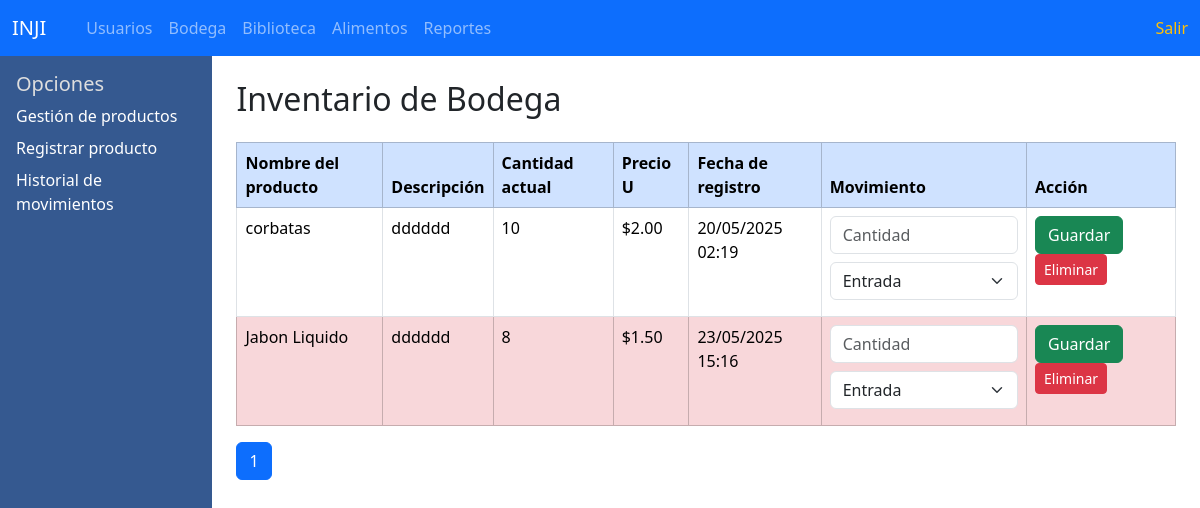
/departamentos/bodega/bodega.php?vista=productos (signed in), run on the app's committed database.
### tables this page shows
CREATE TABLE `productos_bodega` (
  `id` int UNSIGNED NOT NULL,
  `nombre` varchar(100) NOT NULL,
  `descripcion` text,
  `cantidad` int NOT NULL DEFAULT '0',
  `creado_en` timestamp NOT NULL DEFAULT CURRENT_TIMESTAMP,
  `precio` decimal(10,2) NOT NULL DEFAULT '0.00'
);

### departamentos/bodega/bodega.php (the view, shortened to what this page needs)
<?php
include '../../header.php';
?>
<!DOCTYPE html>
<html lang="es">
<head>
  <link rel="stylesheet" href="style.css">
  <link href="https://cdn.jsdelivr.net/npm/bootstrap@5.3.3/dist/css/bootstrap.min.css" rel="stylesheet">
</head>
<body>
<div class="d-flex">
  <div class="sidebar p-3" style="width: 250px; min-height: 100vh;">
    <h5>Opciones</h5>
    <a class="d-block mb-2" href="?vista=productos">Gestión de productos</a>
    <a class="d-block mb-2" href="?vista=registro">Registrar producto</a>
    <a class="d-block mb-2" href="?vista=movimientos">Historial de movimientos</a>
  </div>
  <div class="main-content flex-grow-1 p-4">
    <?php
    $vista = $_GET['vista'] ?? 'inicio';
    if ($vista === 'registro') {
    ?>
      <h2>Registrar Nuevo Producto</h2>
      <form action="guardar_producto.php" method="POST" class="mt-4">
        <div class="mb-3">
          <label for="nombre" class="form-label">Nombre del producto</label>
          <input type="text" name="nombre" id="nombre" class="form-control" required>
        </div>
        <div class="mb-3">
          <label for="descripcion" class="form-label">Descripción</label>
          <input type="text" name="descripcion" id="descripcion" class="form-control" required>
        </div>
        <div class="mb-3">
          <label for="cantidad" class="form-label">Cantidad inicial</label>
          <input type="number" name="cantidad" id="cantidad" class="form-control" required>
        </div>
        <div class="mb-3">
          <label for="precio" class="form-label">Precio</label>
          <input type="number" step="0.01" name="precio" id="precio" class="form-control" required>
        </div>
        <button type="submit" class="btn btn-primary">Guardar producto</button>
      </form>
    <?php
    } elseif ($vista === 'productos') {
            $productosPorPagina = 2;
            $pagina = isset($_GET['pagina']) ? (int)$_GET['pagina'] : 1;
            $inicio = ($pagina - 1) * $productosPorPagina;
            $totalProductosQuery = "SELECT COUNT(*) AS total FROM productos_bodega";
            $totalProductosResult = mysqli_query($conexion, $totalProductosQuery);
            $totalProductos = mysqli_fetch_assoc($totalProductosResult)['total'];
            $totalPaginas = ceil($totalProductos / $productosPorPagina);
            $sql = "SELECT * FROM productos_bodega LIMIT $inicio, $productosPorPagina";
            $result = mysqli_query($conexion, $sql);
    ?>
      <h2>Inventario de Bodega</h2>
      <table class="table table-bordered table-hover mt-4">
      <thead class="table-primary">
    <tr>
      <th>Nombre del producto</th>
      <th>Descripción</th>
      <th>Cantidad actual</th>
      <th>Precio U</th>
      <th>Fecha de registro</th>
      <th>Movimiento</th>
      <th>Acción</th>
    </tr>
  </thead>
  <tbody>
<?php
if (mysqli_num_rows($result) > 0) {
  while ($row = mysqli_fetch_assoc($result)) {
    $stock_bajo = $row['cantidad'] <= 9;
    $clase = $stock_bajo ? 'table-danger' : '';
    echo "<tr class='$clase'>";
    echo "<td>" . htmlspecialchars($row['nombre']) . "</td>";
    echo "<td>" . htmlspecialchars($row['descripcion']) . "</td>";
    echo "<td>" . htmlspecialchars($row['cantidad']) . "</td>";
    echo "<td>$" . number_format($row['precio'], 2) . "</td>";
    echo "<td>" . date('d/m/Y H:i', strtotime($row['creado_en'])) . "</td>";
    ?>
    <form action="actualizar_producto.php" method="POST">
      <td>
        <input type="number" class="form-control mb-2" name="cantidad_movimiento" placeholder="Cantidad" required>
        <select name="tipo_movimiento" class="form-select mb-2" required>
          <option value="entrada">Entrada</option>
        </select>
      </td>
      <td>
        <button class="btn btn-success" type="submit">Guardar</button>
        <a href="Eliminar_producto.php?id=<?= $row['id'] ?>" class="btn btn-danger btn-sm">Eliminar</a>
      </td>
    </form>
    <?php
    echo "</tr>";
  }
} else {
  echo "<tr><td colspan='7'>No hay productos disponibles</td></tr>";
}
?>
</tbody>
</table>
<nav>
  <ul class="pagination">
    <?php for ($i = 1; $i <= $totalPaginas; $i++): ?>
      <li class="page-item <?= ($i == $pagina) ? 'active' : '' ?>">
        <a class="page-link" href="?vista=productos&pagina=<?= $i ?>"><?= $i ?></a>
      </li>
    <?php endfor; ?>
  </ul>
</nav>
            <?php
            }elseif($vista === 'movimientos') {
              include 'historial_movimientos.php';
            } else {
            ?>
            <h2>Bienvenido al área de Bodega</h2>
            <p>Utiliza el menú lateral para gestionar o registrar productos.</p>
            <?php } ?>
  </div>
</div>
</body>
</html>

### departamentos/bodega/style.css (style rules this page uses)
body { height: 100vh; overflow: hidden; }
.sidebar { width: 220px; background-color: #0d387ad4; color: rgb(222, 222, 222); padding: 1rem; height: 700px; }
.sidebar a { color: white; display: block; margin-bottom: 10px; text-decoration: none; }
.main-content { flex-grow: 1; padding: 2rem; overflow-y: auto; }

### data on the page
productos_bodega: nombre "corbatas", descripcion "dddddd", cantidad "10", precio "2.00", creado_en "20/05/2025 02:19"
productos_bodega: nombre "Jabon Liquido", descripcion "dddddd", cantidad "8", precio "1.50", creado_en "23/05/2025 15:16"
